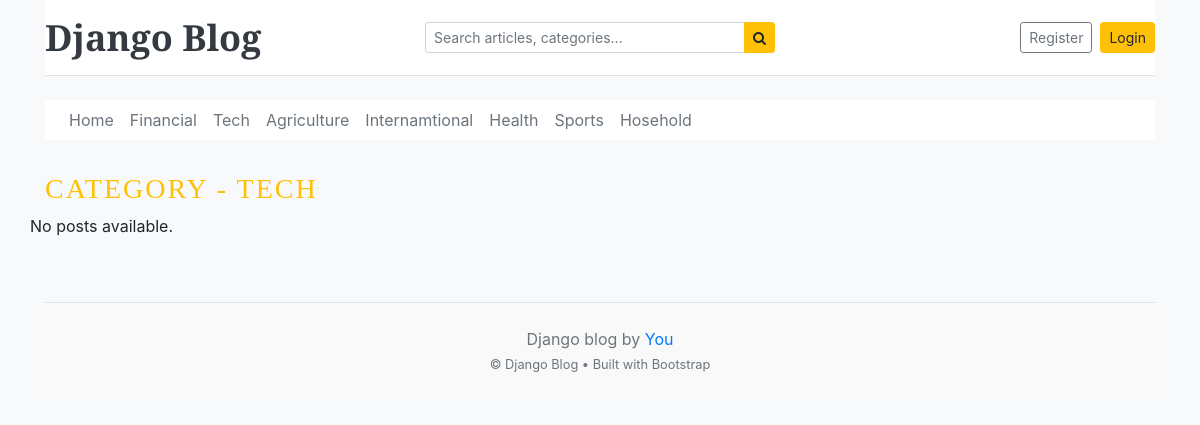
Page /dashboard/4/ on the earlier database version.
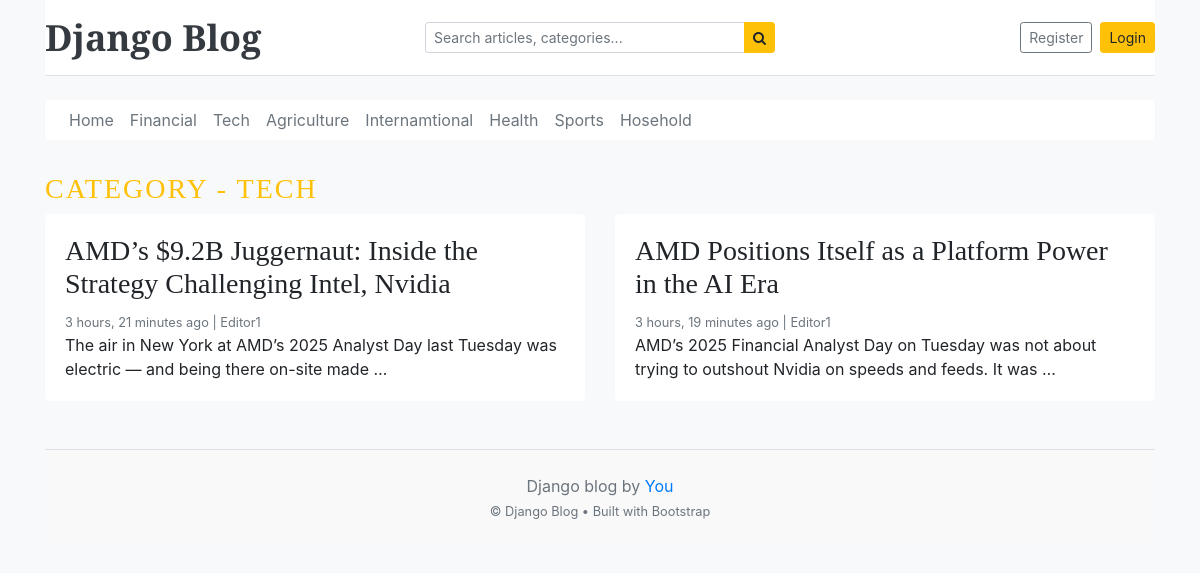
Same page on the later database version.
### blog/models.py (models this page shows, shortened)
class Category(models.Model):
    category_name = models.CharField(max_length=50 , unique=True)
    created_at = models.DateTimeField(auto_now_add=True)
    updated_at = models.DateTimeField(auto_now=True)
    class Meta:
        verbose_name_plural = "categories"

class Blog(models.Model):
    Status_choices = [
        ('draft' , 'Draft'),
        ('published' , 'Publised'),
    ]
    title = models.CharField(max_length=100)
    slug = models.SlugField(max_length=150 , unique=True , blank=True)
    category = models.ForeignKey(Category , on_delete=models.CASCADE)
    author = models.ForeignKey(User , on_delete=models.CASCADE)
    featured_image = models.ImageField(upload_to='uploads/%y/%m/%d')
    short_description = models.TextField(max_length=200)
    blog_body = models.TextField(max_length=2000)
    status = models.CharField(choices=Status_choices , default=0)
    is_featured = models.BooleanField(default=False)
    created_at  = models.DateTimeField(auto_now_add=True)
    updated_at  = models.DateTimeField(auto_now=True)

### blog/views.py (the view)
# urls.py: path('<int:category_id>/', views.post_by_category , name="post_by_category"),
def post_by_category(request , category_id):
    posts = Blog.objects.filter(category = category_id  , status="published")
    try:
        category = Category.objects.get(id=category_id)
    except:
        return redirect('home')
    context = {
        'posts':posts,
        'category':category
    }
    return render(request , "post_by_category.html" , context)

### blog/context_processors.py (called while the page is built)
def geet_categories(request):
    return {"categories": Category.objects.all()}

def get_social(request):
    social = SocialLink.objects.all()
    return dict(social = social)

### templates/post_by_category.html
{% extends "base.html" %}
{% load static %}
{% block content %}
<h3 class="text-uppercase text-warning" style="letter-spacing: 2px;">
    Category - {{ category.category_name }}
</h3>
<div class="row mb-2">
    {% if posts %}
        {% for post in posts %}
            <div class="col-md-6">
                <div class="card border-0">
                    <div class="card-body">
                        <h3>{{ post.title }}</h3>
                        <small class="mb-1 text-muted">
                            {{ post.created_at|timesince }} ago | {{ post.author }}
                        </small>
                        <p class="card-text">
                            {{ post.short_description|truncatewords:20 }}
                        </p>
                    </div>
                </div>
            </div>
        {% endfor %}
    {% else %}
        <p>No posts available.</p>
    {% endif %}
</div>
{% endblock %}

### templates/base.html (shortened to what this page needs)
{% load static %}
<!DOCTYPE html>
<html lang="en">
<head>
    <link href="https://getbootstrap.com/docs/4.0/dist/css/bootstrap.min.css" rel="stylesheet">
    <link href="{% static 'css/home.css' %}" rel="stylesheet">
    <link rel="stylesheet" href="https://cdnjs.cloudflare.com/ajax/libs/font-awesome/4.7.0/css/font-awesome.min.css">
</head>
<body class="bg-light">
<div class="container">
    <header class="blog-header py-3 mb-3 border-bottom sticky-top bg-white">
        <div class="row flex-nowrap justify-content-between align-items-center">
            <div class="col-4 d-flex align-items-center">
                <a class="blog-header-logo text-dark font-weight-bold h4 mb-0 text-decoration-none" href="/">
                    Django Blog
                </a>
            </div>
            <div class="col-4 d-none d-md-block">
                <form action="{% url 'search' %}" method="GET" class="w-100">
                    <div class="input-group input-group-sm">
                        <input
                            class="form-control"
                            type="text"
                            name="keyword"
                            value="{{ keyword }}"
                            placeholder="Search articles, categories..."
                            aria-label="Enter search term..."
                            aria-describedby="button-search"
                        />
                        <div class="input-group-append">
                            <button
                                type="submit"
                                class="btn btn-warning"
                                id="button-search"
                            >
                                <i class="fa fa-search"></i>
                            </button>
                        </div>
                    </div>
                </form>
            </div>
            <div class="col-4 d-flex justify-content-end align-items-center">
                {% if not user.is_authenticated %}
                    <a class="btn btn-sm btn-outline-secondary mr-2" href="{% url 'register' %}">
                        Register
                    </a>
                    <a class="btn btn-sm btn-warning" href="{% url 'login' %}">
                        Login
                    </a>
                {% endif %}
            </div>
        </div>
    </header>
    <div class="nav-scroller py-2 mb-4">
        <nav class="nav d-flex justify-content-start flex-wrap bg-white rounded shadow-sm px-3">
                <a class="p-2 text-muted" href="{% url 'home'  %}">Home</a>
            {% for cat in categories %}
                <a class="p-2 text-muted" href="{% url 'post_by_category' cat.id %}">
                    {{ cat.category_name }}
                </a>
            {% empty %}
                <span class="text-muted small py-2">No categories available.</span>
            {% endfor %}
        </nav>
    </div>
    <main>
        {% block content %}
        {% endblock %}
    </main>
    <footer class="blog-footer mt-5 py-4 border-top text-center text-muted">
        <p class="mb-1">
            Django blog by <a href="#" class="text-decoration-none">You</a>
        </p>
        <p class="mb-0 small">
            &copy; Django Blog • Built with Bootstrap
        </p>
    </footer>
</div>
</body>
</html>

Differences in the rows shown:
added Blog: title "AMD’s $9.2B Juggernaut: Inside the Strategy Challenging Intel, Nvidia", created_at "3 hours, 21 minutes", author "Editor1", short_description "The air in New York at AMD’s 2025 Analyst Day last Tuesday was electric — and being there on-site made …"
added Blog: title "AMD Positions Itself as a Platform Power in the AI Era", created_at "3 hours, 19 minutes", author "Editor1", short_description "AMD’s 2025 Financial Analyst Day on Tuesday was not about trying to outshout Nvidia on speeds and feeds. It was …"
Other differences:
text no longer shown: "No posts available."
